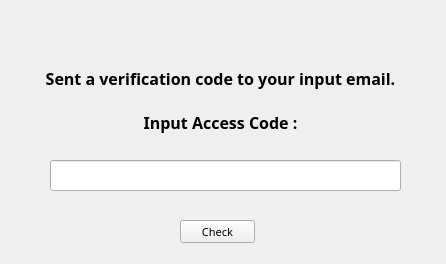
<?xml version="1.0" encoding="UTF-8"?>
<ui version="4.0">
 <class>EmailAuth</class>
 <widget class="QWidget" name="EmailAuth">
  <property name="geometry">
   <rect>
    <x>0</x>
    <y>0</y>
    <width>446</width>
    <height>264</height>
   </rect>
  </property>
  <property name="windowTitle">
   <string>EmailAuth</string>
  </property>
  <widget class="QLabel" name="label">
   <property name="geometry">
    <rect>
     <x>0</x>
     <y>30</y>
     <width>441</width>
     <height>141</height>
    </rect>
   </property>
   <property name="font">
    <font>
     <family>휴먼엑스포</family>
     <pointsize>12</pointsize>
     <weight>75</weight>
     <bold>true</bold>
    </font>
   </property>
   <property name="text">
    <string>Sent a verification code to your input email.

Input Access Code :</string>
   </property>
   <property name="alignment">
    <set>Qt::AlignCenter</set>
   </property>
  </widget>
  <widget class="QLineEdit" name="txt_authCode">
   <property name="geometry">
    <rect>
     <x>50</x>
     <y>160</y>
     <width>351</width>
     <height>31</height>
    </rect>
   </property>
  </widget>
  <widget class="QPushButton" name="btn_auth">
   <property name="geometry">
    <rect>
     <x>180</x>
     <y>220</y>
     <width>75</width>
     <height>23</height>
    </rect>
   </property>
   <property name="font">
    <font>
     <family>휴먼엑스포</family>
     <pointsize>8</pointsize>
     <weight>50</weight>
     <bold>false</bold>
    </font>
   </property>
   <property name="text">
    <string>Check</string>
   </property>
  </widget>
 </widget>
 <resources/>
 <connections/>
</ui>
